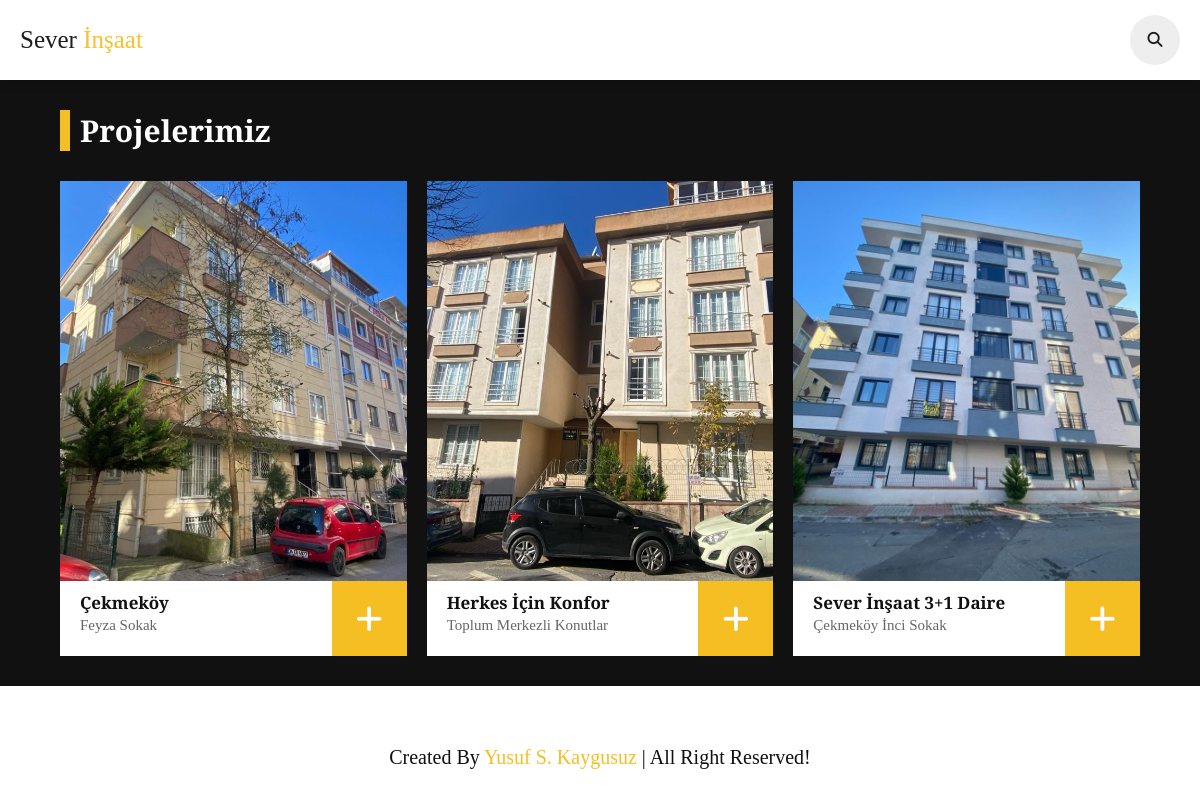
Before: /projects with the older database file.
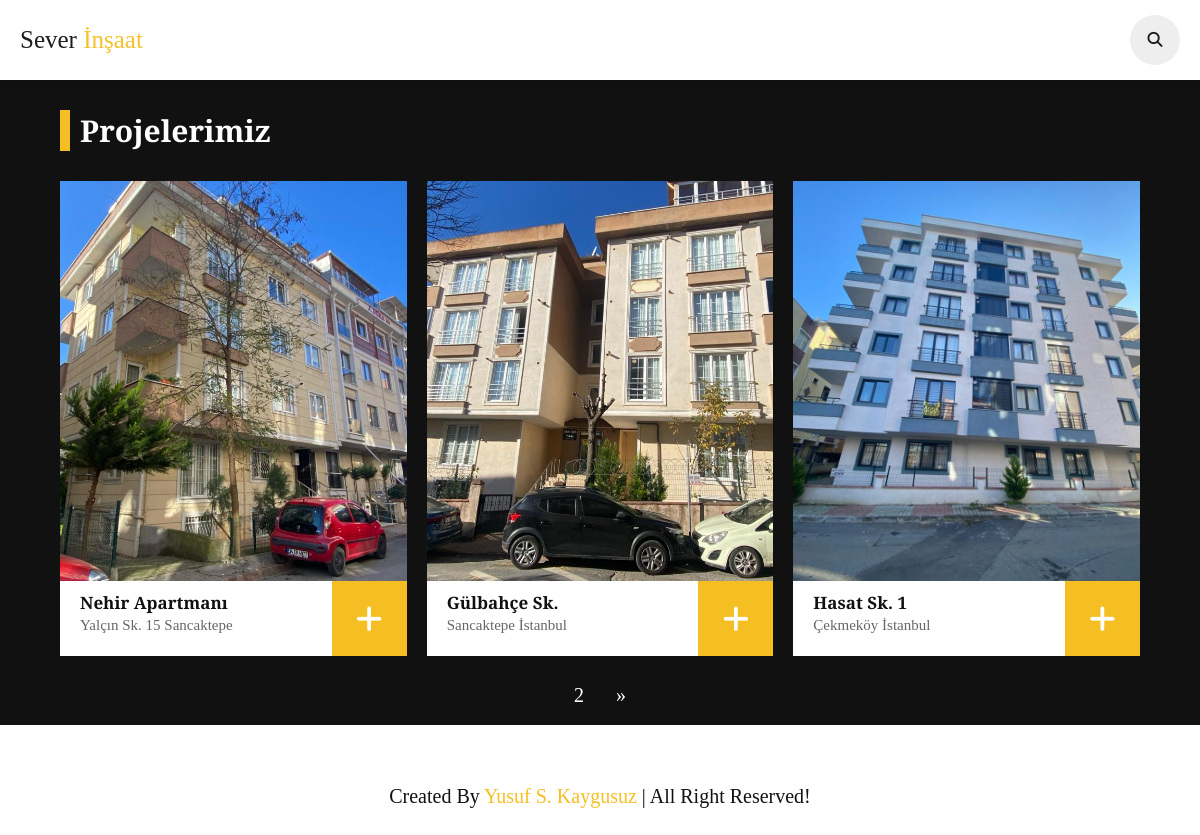
After: the same page with the newer database file.
### construction/models.py (models this page shows, shortened)
class Projects(models.Model):
    heading = models.CharField(max_length = 25)
    mini_description = models.CharField(max_length = 25)
    detail_description = RichTextField(default="")
    image_front = models.CharField(max_length = 50)
    image_back = models.CharField(max_length = 50)
    isActive = models.BooleanField(default = False)
    isMain = models.BooleanField(default = False)
    address = models.TextField(default = "")
    slug = models.SlugField(blank = True, db_index = True)

### construction/views.py (the view)
# urls.py: path('projects', views.projects, name="projects_page"),
def projects(request):
    projects = Projects.objects.all()
    paginator = Paginator(projects, 3)
    page = request.GET.get('page', 1)
    pagi_projects = paginator.page(page)
    return render(request, 'construction/projects_page.html',
                   {
                        'project' : pagi_projects,
                   })

### construction/templates/construction/projects_page.html (shortened to what this page needs)
<!DOCTYPE html>
{% load static %}
<html lang="en">
<head>
    {% include "projects/partials/_head.html" %}
</head>
<body>
    {% include "projects/partials/_header.html" %}
    {% include "projects/partials/_prosection.html" %}
    {% include "projects/partials/_pagination.html" %}
    {% include "projects/partials/_footer.html" %}
</body>
</html>

### construction/templates/projects/partials/_head.html (shortened to what this page needs)
{% load static %}
    <link rel="stylesheet" href="https://cdnjs.cloudflare.com/ajax/libs/font-awesome/6.5.1/css/all.min.css">
    <link rel="stylesheet" href="https://cdn.jsdelivr.net/npm/swiper@11/swiper-bundle.min.css" />
    <link rel="stylesheet" href="{% static "projects/css/style.css" %}">
    <link rel="stylesheet" href="{% static "projects/css/pagination.css" %}">
    <link rel="stylesheet" href="{% static "projects/css/blog_page.css" %} ">

### construction/templates/projects/partials/_header.html (shortened to what this page needs)
<header class="header">
    <a href=" {% url "main_page" %} " class="logo">Sever<span> İnşaat</span></a>
    <div class="icons">
        <div id="search-btn" class="fas fa-search"></div>
    </div>
</header>

### construction/templates/projects/partials/_prosection.html
{% load static %}
<section class="projects" id="projects">
    <h1 class="heading">Projelerimiz</h1>
    <div class="box-container">
        {% for value in project%}
            {% if value.isActive %}
                <a href="{% url "project_detail" value.slug %}" class="box">
                    <div class="image">
                        <img src="{% static "construction/img/"|add:value.image_front %}" alt="front-image">
                    </div>
                    <div class="content">
                        <div class="info">
                            <h3> {{ value.heading }} </h3>
                            <p> {{ value.mini_description }} </p>
                        </div>
                        <i class="fas fa-plus"></i>
                    </div>
                </a>
            {% endif %}
        {% endfor %}
    </div>
</section>

### construction/templates/projects/partials/_pagination.html (shortened to what this page needs)
{% if project.paginator.num_pages > 1 %}
<div class="cont">
      <ul class="pagination">
        {% for i in project.paginator.page_range %}
        {% if project.number == i %}
          <a style="display:none;" href="#"> {{i}} </a>
        {% else %}
          <a href="?page={{i}}"> {{i}} </a>
        {% endif %}
        {% endfor %}
        {% if project.has_next %}
        <a href="?page={{ project.next_page_number}}">&raquo;</a>
        {% else %}
        <a style="display:none;" href="#">&raquo;</a>
        {% endif %}
    </ul>
</div>
{% endif %}

### construction/templates/projects/partials/_footer.html (shortened to what this page needs)
<section class="footer">
    <div class="credit"> Created by <span>Yusuf S. Kaygusuz</span> | all right reserved!</div>
</section>

### static/projects/css/style.css (style rules this page uses)
:root { --yellow: #f5bf23; --black: #111; --white: #fff; --light-color: #666; --light-bg: #eee; --box-shadow: 0 0.5rem 1.2rem rgba(0, 0, 0, .1); --border: 0.1rem solid rgba(0, 0, 0, .3); }
* { font-family: 'Hedvig Letters Serif', serif; margin: 0; padding: 0; box-sizing: border-box; outline: none; border: none; text-decoration: none; }
html { font-size: 62.5%; overflow-x: hidden; scroll-behavior: smooth; scroll-padding-top: 7rem; }
section { padding: 5rem 10%; }
.heading { margin-bottom: 3rem; font-size: 3rem; color: var(--black); text-transform: capitalize; padding-left: 1rem; border-left: 1rem solid var(--yellow); }
.header { position: sticky; top: 0; left: 0; right: 0; box-shadow: var(--box-shadow); padding: 1.5rem 10%; display: flex; align-items: center; justify-content: space-between; z-index: 1000; background: var(--white); opacity: 0.95; }
.header .logo { font-size: 2.5rem; color: var(--black); text-transform: capitalize; }
.header .logo span { color: var(--yellow); }
.header .icons div { height: 5rem; width: 5rem; line-height: 5rem; font-size: 1.5rem; background: var(--light-bg); color: var(--black); cursor: pointer; text-align: center; margin-left: 0.3rem; border-radius: 2em; }
.projects { background: var(--black); }
.projects .heading { color: var(--white); }
.projects .box-container { display: grid; grid-template-columns: repeat(auto-fit, minmax(30rem, 1fr)); gap: 2rem; }
.projects .box-container .box { cursor: initial; }
.projects .box-container .box .image { height: 40rem; overflow: hidden; }
.projects .box-container .box .image img { height: 100%; width: 100%; object-fit: cover; transition: .2s linear; }
.projects .box-container .box .content { display: flex; background: var(--white); justify-content: space-between; }
.projects .box-container .box .content .info { padding: 1rem 2rem; }
.projects .box-container .box .content .info h3 { font-size: 1.7rem; color: var(--black); text-transform: capitalize; }
.projects .box-container .box .content .info p { font-size: 1.5rem; color: var(--light-color); line-height: 1.5; }
.projects .box-container .box .content i { width: 7.5rem; font-size: 3rem; background: var(--yellow); color: var(--white); cursor: pointer; text-align: center; line-height: 7.5rem; }
.footer { text-align: center; }
.footer .credit { font-size: 2rem; color: var(--black); text-transform: capitalize; margin-top: 2rem; padding-top: 1rem; }
.footer .credit span { color: var(--yellow); }
@media (max-width: 1200px) { .header { padding: 1.5rem 2rem; } }
@media (max-width: 1200px) { section { padding: 3rem 5%; } }

### static/projects/css/pagination.css (style rules this page uses)
.cont { display: flex; align-items: center; justify-content: center; padding: 10px; margin-top: -2em; background-color: #111; }
.pagination { display: inline-block; }
.pagination a { font-size: 20px; float: left; text-decoration: none; padding: 8px 16px; color: #fff; transition: .2s; }

### static/projects/css/blog_page.css (style rules this page uses)
p { color: #333; }

Changed rows visible on the page:
changed Projects: heading "Çekmeköy" → "Nehir Apartmanı"; mini_description "Feyza Sokak" → "Yalçın Sk. 15 Sancaktepe"
changed Projects: heading "Herkes İçin Konfor" → "Gülbahçe Sk."; mini_description "Toplum Merkezli Konutlar" → "Sancaktepe İstanbul"
changed Projects: heading "Sever İnşaat 3+1 Daire" → "Hasat Sk. 1"; mini_description "Çekmeköy İnci Sokak" → "Çekmeköy İstanbul"
Other visible differences:
new list line: "2"
